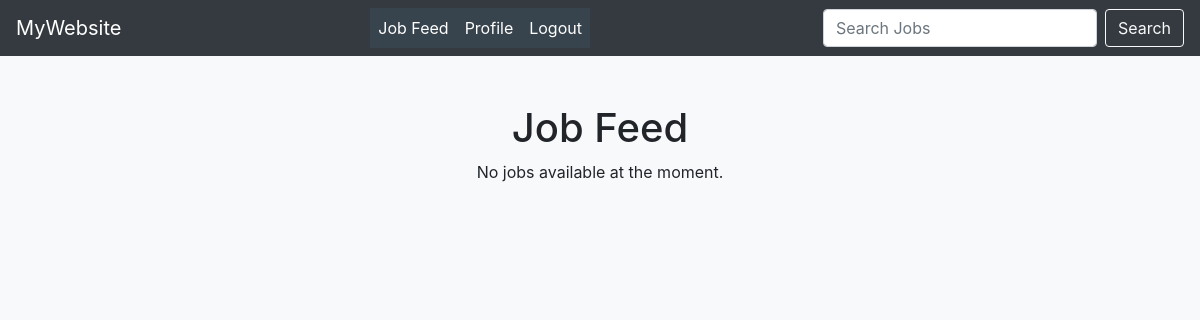
The app's page /JobFeed/ (signed in), older data.
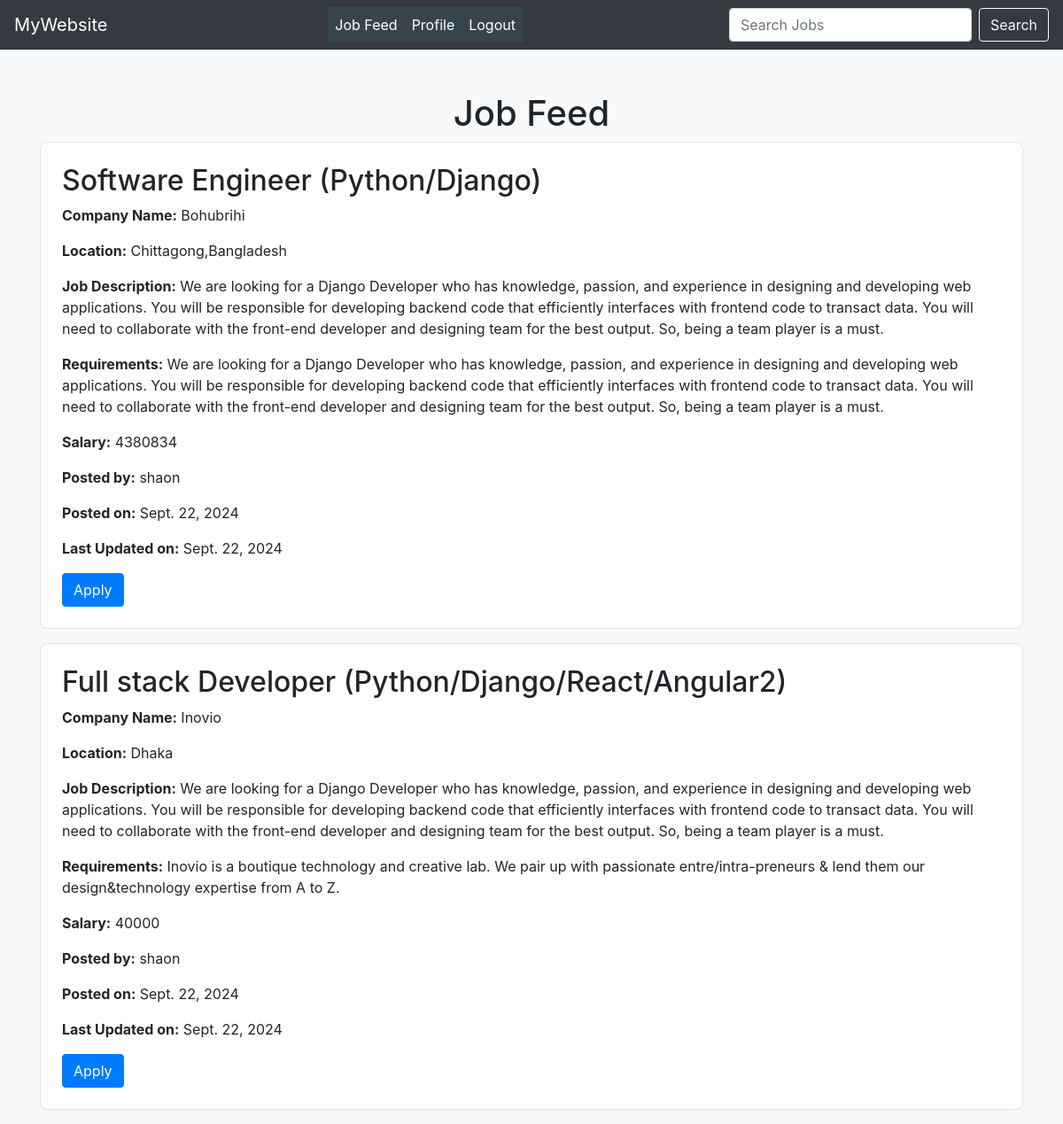
The same page, newer data.
### myApp/models.py (models this page shows, shortened)
class AddJobModel(models.Model):
    user = models.ForeignKey(CustomUser, on_delete=models.CASCADE)  # Job created by which user
    job_title = models.CharField(max_length=255,null=True)
    company_name = models.CharField(max_length=255,null=True)
    location = models.CharField(max_length=255,null=True)
    description = models.TextField(null=True)
    requirements = models.TextField(null=True)
    salary = models.CharField(max_length=255,null=True)
    posted_on = models.DateField(default=timezone.now,null=True)
    updated_on = models.DateField(auto_now=True,null=True)

class CustomUser(AbstractUser):
    USER=[
        ('admin','Admin'),
        ('viewer','Viewer')
    ]
    usertype=models.CharField(choices=USER,null=True,max_length=100)

### myProject/views.py (the view)
# urls.py: path('JobFeed/',JobFeed,name="JobFeed" ),
@login_required
def JobFeed(request):
    jobs = AddJobModel.objects.all()  # Fetch all jobs
    applied_jobs = JobApplication.objects.filter(user=request.user).values_list('job_id', flat=True)  # Get IDs of jobs the user has applied to
    context = {
        'jobs': jobs,
        'applied_jobs': applied_jobs,  # Pass the list of applied job IDs to the template
    }
    return render(request, 'JobFeed.html', context)

### Template/JobFeed.html (shortened to what this page needs)
{% extends 'base.html' %}
{% block body %}
<!DOCTYPE html>
<html lang="en">
<head>
    <link href="https://stackpath.bootstrapcdn.com/bootstrap/4.5.2/css/bootstrap.min.css" rel="stylesheet">
</head>
<body>
    <div class="container mt-5">
        <h1 class="text-center">Job Feed</h1>
        {% if jobs %}
            <div class="row">
                {% for job in jobs %}
                    <div class="col-md-12">
                        <div class="job-listing">
                            <h2>{{ job.job_title }}</h2>
                            <p><strong>Company Name:</strong> {{ job.company_name }}</p>
                            <p><strong>Location:</strong> {{ job.location }}</p>
                            <p><strong>Job Description:</strong> {{ job.description }}</p>
                            <p><strong>Requirements:</strong> {{ job.requirements }}</p>
                            <p><strong>Salary:</strong> {{ job.salary }}</p>
                            <p><strong>Posted by:</strong> {{ job.user.username }}</p>
                            <p><strong>Posted on:</strong> {{ job.posted_on }}</p>
                            <p><strong>Last Updated on:</strong> {{ job.updated_on }}</p>
                            {% if user.is_authenticated %}
                                {% if job.user == user %}
                                    <a href="{% url 'edit_job' job.id %}" class="btn btn-warning">Edit</a>
                                    <a href="{% url 'delete_job' job.id %}" class="btn btn-danger">Delete</a>
                                {% else %}
                                        <a href="{% url 'apply_job' job.id %}" class="btn btn-primary">Apply</a>
                                {% endif %}
                            {% endif %}
                        </div>
                    </div>
                {% endfor %}
            </div>
        {% else %}
            <p class="text-center">No jobs available at the moment.</p>
        {% endif %}
    </div>
</body>
</html>
{% endblock body %}

### Template/base.html (shortened to what this page needs)
<!DOCTYPE html>
<html>
<head>
</head>
<body>
{% include 'navbar.html' %}
{% block body %}
{% endblock body %}
</body>
</html>

### Template/navbar.html (shortened to what this page needs)
<!DOCTYPE html>
<html lang="en">
<head>
    <link href="https://stackpath.bootstrapcdn.com/bootstrap/4.5.2/css/bootstrap.min.css" rel="stylesheet">
</head>
<body>
<nav class="navbar navbar-expand-lg navbar-dark">
    <a class="navbar-brand" href="#">MyWebsite</a>
    <div class="collapse navbar-collapse" id="navbarNav">
        <ul class="navbar-nav ml-auto">
            <li class="nav-item">
                <a class="nav-link" href="{% url 'JobFeed' %}">Job Feed</a>
            </li>
            <li class="nav-item">
                <a class="nav-link" href="{% url 'profilePage' %}">Profile</a>
            </li>
            <li class="nav-item">
                <a class="nav-link" href="{% url 'logoutPage' %}">Logout</a>
            </li>
        </ul>
        <form class="form-inline ml-auto my-2 my-lg-0" action="{% url 'search_jobs' %}" method="GET">
            <input class="form-control mr-sm-2 search-bar" type="search" placeholder="Search Jobs" aria-label="Search" name="query">
            <button class="btn btn-outline-light my-2 my-sm-0" type="submit">Search</button>
        </form>
    </div>
</nav>
</body>
</html>

### Template/base.html (style rules this page uses)
body { background-color:white; }
ul { list-style-type: none; margin: 0; padding: 0; overflow: hidden; background-color: #38444d; }
li { float: left; }
li a, .dropbtn { display: inline-block; color: white; text-align: center; padding: 14px 16px; text-decoration: none; }

### Template/navbar.html (style rules this page uses)
body { background-color: #f8f9fa; }
.navbar { background-color: #343a40; }
.navbar-brand, .navbar-nav .nav-link { color: #ffffff !important; }
.search-bar { width: 100%; }
@media (min-width: 768px) { .search-bar { width: 50%; } }

### Template/JobFeed.html (style rules this page uses)
body { background-color: #f8f9fa; }
.job-listing { border: 1px solid #dee2e6; border-radius: 0.5rem; padding: 1.5rem; margin-bottom: 1rem; background: white; }

Row changes from the older to the newer data that the page shows:
added AddJobModel: job_title "Software Engineer (Python/Django)", company_name "Bohubrihi", location "Chittagong,Bangladesh", description "We are looking for a Django Developer who has knowledge, passion, and experience in designing and developing web applications. You will be responsible for developing backend code that efficiently interfaces with frontend code to transact data. You will need to collaborate with the front-end developer and designing team for the best output. So, being a team player is a must.", requirements "We are looking for a Django Developer who has knowledge, passion, and experience in designing and developing web applications. You will be responsible for developing backend code that efficiently interfaces with frontend code to transact data. You will need to collaborate with the front-end developer and designing team for the best output. So, being a team player is a must.", salary "4380834", user.username "shaon", posted_on "Sept. 22, 2024", updated_on "Sept. 22, 2024", shows "Apply"
added AddJobModel: job_title "Full stack Developer (Python/Django/React/Angular2)", company_name "Inovio", location "Dhaka", description "We are looking for a Django Developer who has knowledge, passion, and experience in designing and developing web applications. You will be responsible for developing backend code that efficiently interfaces with frontend code to transact data. You will need to collaborate with the front-end developer and designing team for the best output. So, being a team player is a must.", requirements "Inovio is a boutique technology and creative lab. We pair up with passionate entre/intra-preneurs & lend them our design&technology expertise from A to Z.", salary "40000", user.username "shaon", posted_on "Sept. 22, 2024", updated_on "Sept. 22, 2024", shows "Apply"
Text that changed along with them:
text no longer shown: "No jobs available at the moment."
